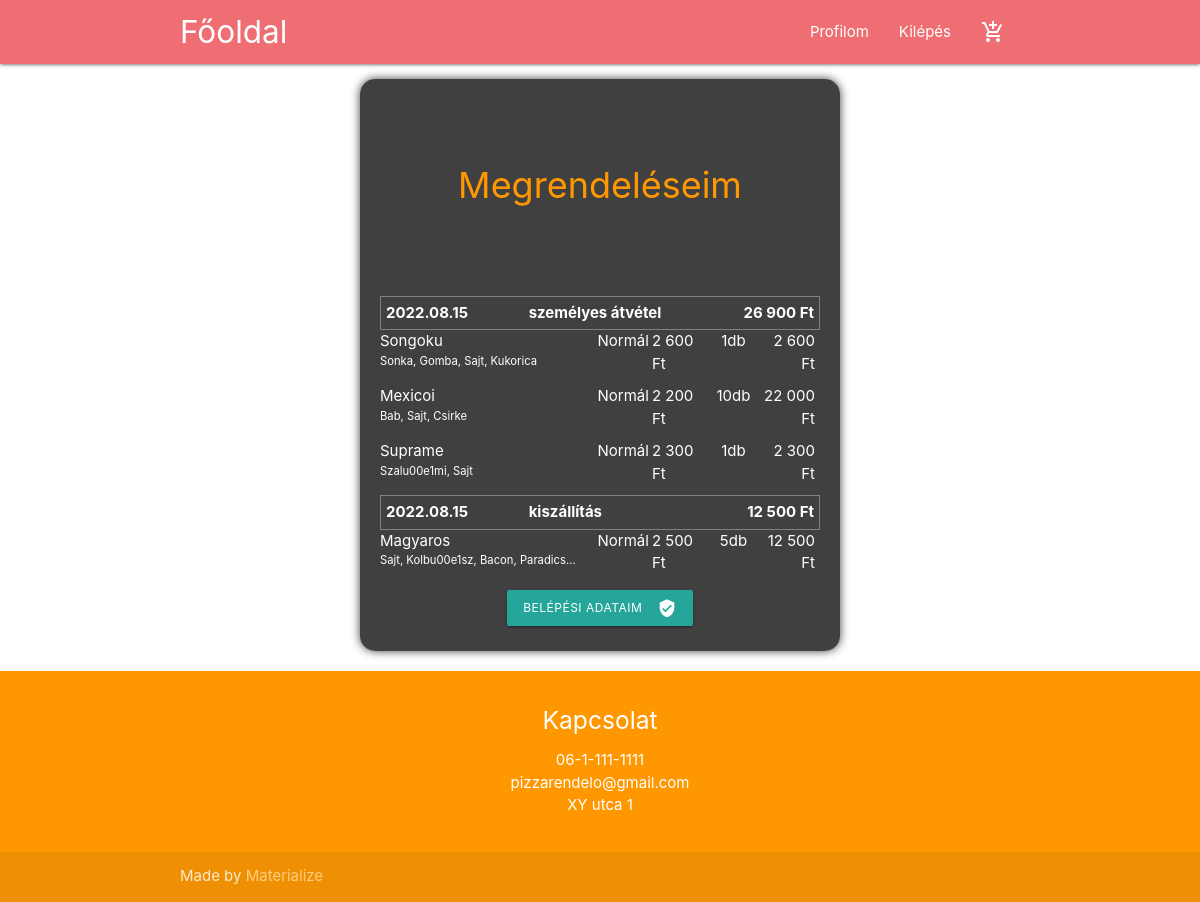
Page /orders (signed in) on the committed database.
### tables this page shows
CREATE TABLE `orders` (
  `id` bigint(20) UNSIGNED NOT NULL,
  `user_id` bigint(20) UNSIGNED NOT NULL,
  `user_data` text DEFAULT NULL,
  `email` varchar(200) DEFAULT NULL,
  `shipping_price` int(11) NOT NULL,
  `delivery_method` varchar(30) DEFAULT NULL,
  `total` int(11) NOT NULL,
  `is_ready` int(11) NOT NULL DEFAULT 0,
  `created_at` timestamp NULL DEFAULT current_timestamp(),
  `updated_at` timestamp NULL DEFAULT NULL ON UPDATE current_timestamp()
);

CREATE TABLE `order_pizzas` (
  `id` bigint(20) UNSIGNED NOT NULL,
  `pizza_id` bigint(20) UNSIGNED NOT NULL,
  `order_id` bigint(20) UNSIGNED NOT NULL,
  `pizza_name` varchar(255) NOT NULL,
  `topping_list` longtext NOT NULL CHECK (json_valid(`topping_list`)),
  `size` varchar(255) NOT NULL,
  `price` int(11) NOT NULL,
  `quantity` int(11) NOT NULL,
  `subtotal` int(11) NOT NULL,
  `created_at` timestamp NULL DEFAULT current_timestamp(),
  `updated_at` timestamp NULL DEFAULT NULL ON UPDATE current_timestamp()
);

### includes/template_parts.php (called while the page is built, shortened)
<?php
function amount($val)
{
    return number_format($val, 0, ' ', ' ').CURRENCY;
}

### includes/functions.php (called while the page is built, shortened)
<?php
function public_path($url = '')
{
    return DOCUMENT_ROOT.$url;
}

### includes/pages/orders.php (the view, shortened to what this page needs)
<div class="section no-pad-bot" id="index-banner">
    <div class="container alpha-bg small-container">
        <br><br>
        <h1 class="header center orange-text">Megrendeléseim</h1>
        <br><br>
        <div class="row text-block">
            <?php if (!isset($_SESSION["user"])) {
                print only_members();
            } else {?>
            <div class="row">
                <?php
                                $szallmodok = ['kiszallitas' =>'kiszállítás','szemelyes' => 'személyes átvétel'];
                $sql = mysqli_query($connection, "select * from orders where user_id='".$_SESSION["user"]->id."'");
                while ($adat=mysqli_fetch_object($sql)) {
                    print '<div class="order-heading">'.
                    '<div>'.date('Y.m.d', strtotime($adat->created_at)).' </div> '.
                    '<div>'.$szallmodok[$adat->delivery_method].'</div>'.
                    '<div>'.amount($adat->total).'</div> </div>';
                    $ordersql = mysqli_query($connection, "select * from order_pizzas where order_id='".$adat->id."'");
                    while ($pizza = mysqli_fetch_object($ordersql)) {
                        print '<div class="order-item">
                            <div>'. $pizza->pizza_name.'<br>';
                        $toppings = json_decode($pizza->topping_list);
                        $toppinglist = '';
                        foreach ($toppings as $topping) {
                            $toppinglist.= $topping->name.', ';
                        }
                        print '<small title="' .trim($toppinglist, ', ').'">' .trim($toppinglist, ', ').'</small>';
                        print '</div>';
                        print '<div>'.$pizza->size.' </div>';
                        print '<div>'.amount($pizza->price).' </div>';
                        print '<div>'.$pizza->quantity.'db </div>';
                        print '<div>'.amount($pizza->subtotal).'</div> </div>';
                    }
                }
                ?>
                <div class="col s12 m12 text-center">
                    <a class="waves-effect waves-light btn profile-btn " href="<?php print public_path('/account')?>"><i
                            class="material-icons right">verified_user</i>Belépési adataim</a>
                </div>
            </div>
            <?php
            }?>
        </div>
    </div>
</div>

### css/style.css (style rules this page uses)
body { background-image: url(../images/pizzabg.jpg); background-position: center; background-size: cover; background-attachment: fixed; }
h1 { font-size: 36px; }
.text-block { padding: 0px 20px !important; }
.alpha-bg { background-color: rgba(0, 0, 0, 0.75); border-radius: 15px; box-shadow: 0 0 10px rgba(0, 0, 0, 0.75); }
.alpha-bg * { color: white; }
.text-center { text-align: center !important; }
.profile-btn, .alert-btn { min-width: 180px; margin: 5px; font-size: 12px; }
.small-container { width: 40%; }
.order-heading { border: 1px solid grey; padding: 5px; font-weight: bold; display: flex; }
.order-heading div { flex: 1; }
.order-heading div:last-child { text-align: right; }
.order-item { display: flex; }
.order-item div { flex: 1; }
.order-item div:first-child { flex: 4; }
.order-item div:last-child { text-align: right; padding-right: 5px; }
.order-item div:nth-child(4) { text-align: center; }
.order-item small { display: block; width: 200px; overflow: hidden; text-overflow: ellipsis; white-space: nowrap; }
.order-item { margin-bottom: 10px; }

### rows in the picture
orders: created_at "2022.08.15", delivery_method "személyes átvétel", total "26 900 Ft"
order_pizzas: pizza_name "Songoku", toppinglist "Sonka, Gomba, Sajt, Kukorica", size "Normál", price "2 600 Ft", quantity "1", subtotal "2 600 Ft"
order_pizzas: pizza_name "Mexicoi", toppinglist "Bab, Sajt, Csirke", size "Normál", price "2 200 Ft", quantity "10", subtotal "22 000 Ft"
order_pizzas: pizza_name "Suprame", toppinglist "Szalu00e1mi, Sajt", size "Normál", price "2 300 Ft", quantity "1", subtotal "2 300 Ft"
orders: created_at "2022.08.15", delivery_method "kiszállítás", total "12 500 Ft"
order_pizzas: pizza_name "Magyaros", toppinglist "Sajt, Kolbu00e1sz, Bacon, Paradics…", size "Normál", price "2 500 Ft", quantity "5", subtotal "12 500 Ft"
